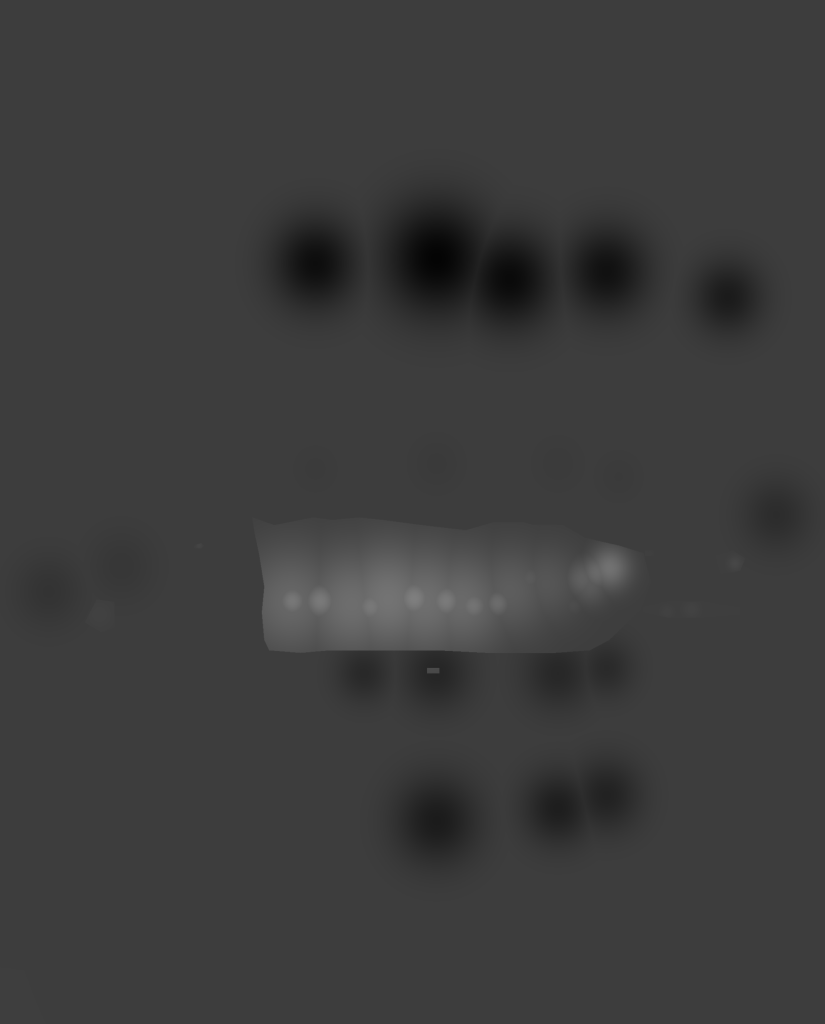
#> input picture PR_Minecraft_World/output/heightmap/puerto_rico_heightmap.png, 1650 x 2048 px (shown at 1/2 size)
$ python preview_heightmap.py
#> lines starting #> are read from the running program, lines starting #| are printed output that depends on the picture
"""
preview_heightmap.py — Render a terrain colourmap preview of the heightmap PNG.

Produces output/heightmap/puerto_rico_preview.png:
  - Terrain colours: ocean → lowland → highland → peak/snow
  - Red dot marking the computed spawn position
  - Elevation legend strip with labels (uses PIL default font only)

Usage:
    python tools/preview_heightmap.py [--verbose]
"""

import argparse
import json
import logging
import sys
from pathlib import Path

import numpy as np
from PIL import Image, ImageDraw, ImageFont

from tools._config import ROOT

log = logging.getLogger(__name__)

HEIGHTMAP = ROOT / "output" / "heightmap" / "puerto_rico_heightmap.png"
META      = ROOT / "output" / "heightmap" / "heightmap_metadata.json"
PREVIEW   = ROOT / "output" / "heightmap" / "puerto_rico_preview.png"

LEGEND_H = 42  # pixels for legend strip below island


# ---------------------------------------------------------------------------
# Colourmap
# ---------------------------------------------------------------------------

def _make_palette() -> list[tuple[int, int, int]]:
    """Return a 256-entry RGB list mapping pixel value → terrain colour."""
    palette: list[tuple[int, int, int]] = []

    def lerp(a: int, b: int, t: float) -> int:
        return int(a + (b - a) * t)

    def blend(c1: tuple, c2: tuple, t: float) -> tuple[int, int, int]:
        return (lerp(c1[0], c2[0], t), lerp(c1[1], c2[1], t), lerp(c1[2], c2[2], t))

    # Colour stops (pixel value → RGB)
    stops = [
        (0,   (10,  40, 180)),   # deep ocean
        (8,   (30,  80, 200)),   # coastal water
        (12,  (195, 225, 145)),  # coastal lowland
        (50,  (120, 195,  80)),  # lowland green
        (110, (180, 160,  70)),  # mid elevation
        (170, (140, 100,  50)),  # highland
        (220, (110,  75,  40)),  # mountain brown
        (240, (200, 200, 210)),  # near-peak
        (255, (255, 255, 255)),  # snow peak
    ]

    for i in range(256):
        # Find the two bracketing stops
        lo_v, lo_c = stops[0]
        hi_v, hi_c = stops[1]
        for j in range(len(stops) - 1):
            if stops[j][0] <= i <= stops[j + 1][0]:
                lo_v, lo_c = stops[j]
                hi_v, hi_c = stops[j + 1]
                break
        span = hi_v - lo_v
        t = (i - lo_v) / span if span > 0 else 0.0
        palette.append(blend(lo_c, hi_c, t))

    return palette


_PALETTE = _make_palette()


def _apply_palette(arr: np.ndarray) -> np.ndarray:
    """Map an H×W uint8 array through the terrain palette → H×W×3 RGB."""
    lut = np.array(_PALETTE, dtype=np.uint8)   # 256 × 3
    return lut[arr]


# ---------------------------------------------------------------------------
# Legend
# ---------------------------------------------------------------------------

def _make_legend(width: int, land_max_m: float) -> Image.Image:
    """Return a legend strip of size (width, LEGEND_H)."""
    legend = Image.new("RGB", (width, LEGEND_H), (235, 235, 235))
    draw = ImageDraw.Draw(legend)
    font = ImageFont.load_default()

    # Gradient bar (top 20 px)
    bar_h = 20
    for x in range(width):
        val = int(x / width * 255)
        r, g, b = _PALETTE[val]
        for y in range(bar_h):
            draw.point((x, y), fill=(r, g, b))

    # Border on bar
    draw.rectangle([0, 0, width - 1, bar_h - 1], outline=(100, 100, 100))

    # Labels below bar
    mid_m = land_max_m / 2
    labels = [
        (4,               f"0 m"),
        (width // 2 - 20, f"{mid_m:.0f} m"),
        (width - 80,      f"{land_max_m:.0f} m (Cerro Punta)"),
    ]
    text_y = bar_h + 4
    for lx, text in labels:
        draw.text((lx, text_y), text, fill=(40, 40, 40), font=font)

    return legend


# ---------------------------------------------------------------------------
# main
# ---------------------------------------------------------------------------

def main() -> None:
    parser = argparse.ArgumentParser(description="Generate terrain preview image.")
    parser.add_argument("--verbose", action="store_true")
    args = parser.parse_args()
    logging.basicConfig(
        level=logging.DEBUG if args.verbose else logging.INFO,
        format="%(levelname)s %(message)s",
    )

    if not HEIGHTMAP.exists():
        log.error("Heightmap not found: %s  —  run build_heightmap.py first.", HEIGHTMAP)
        sys.exit(1)

    # Load metadata for spawn coords and land_max_m
    land_max_m = 1338.0
    spawn_x = spawn_z = None
    if META.exists():
        try:
            meta = json.loads(META.read_text(encoding="utf-8"))
            land_max_m = meta.get("land_max_m", 1338.0)
            spawn_x = meta.get("spawn_x")
            spawn_z = meta.get("spawn_z")
        except Exception as exc:
            log.warning("Could not read metadata: %s", exc)

    log.info("Loading heightmap: %s", HEIGHTMAP)
    img = Image.open(HEIGHTMAP).convert("L")
#> img is the input picture: PIL image 1650x2048 L; min 4, max 127, mean 60.1
    arr = np.array(img)
    w, h = img.size
#> w = 1650; h = 2048

    # Apply terrain colourmap
    log.info("Applying terrain colourmap …")
    rgb_arr = _apply_palette(arr)
#> in _apply_palette, `return lut[arr]`:
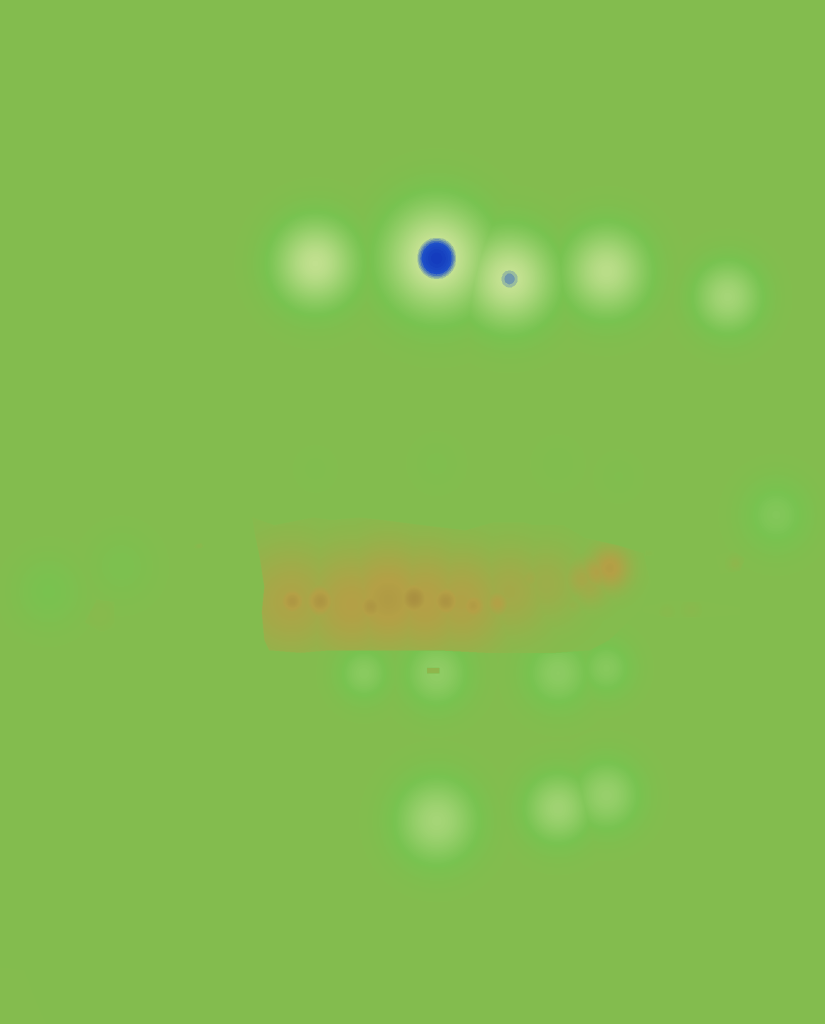
#> returned value: shape (2048, 1650, 3) (shown at 1/2 size); mean of channels 0, 1, 2 132.5, 188.6, 79.6; drawn as R, G, B
    coloured = Image.fromarray(rgb_arr, mode="RGB")

    # Mark spawn point with a red cross
    if spawn_x is not None and spawn_z is not None:
        draw = ImageDraw.Draw(coloured)
        sx, sz = int(spawn_x), int(spawn_z)
        r = 6  # cross arm length
        draw.line([(sx - r, sz), (sx + r, sz)], fill=(255, 30, 30), width=2)
        draw.line([(sx, sz - r), (sx, sz + r)], fill=(255, 30, 30), width=2)
        draw.ellipse([(sx - 3, sz - 3), (sx + 3, sz + 3)], outline=(255, 30, 30), width=1)
        log.info("Spawn marked at pixel (%d, %d)", sx, sz)

    # Build legend and combine
    legend = _make_legend(w, land_max_m)
#> in _make_legend, `legend = Image.new("RGB", (width, LEGEND_H), (235, 235, 235))`: legend: PIL image 1650x42 RGB; every value is 235
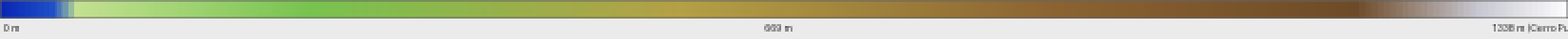
#> legend: PIL image 1650x42 RGB (shown at 1/2 size); mean R, G, B 190.5, 190.7, 165.2
    combined = Image.new("RGB", (w, h + LEGEND_H))
#> combined: PIL image 1650x2090 RGB; every value is 0
    combined.paste(coloured, (0, 0))
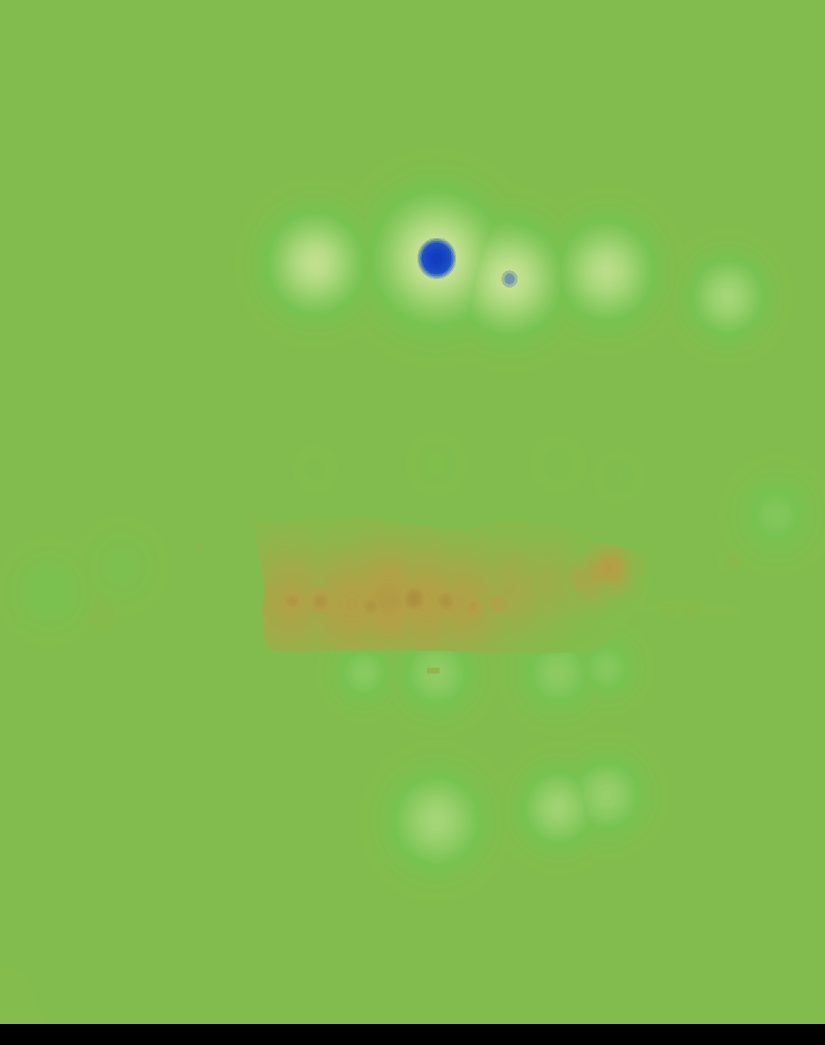
#> combined: PIL image 1650x2090 RGB (shown at 1/2 size); mean R, G, B 129.9, 184.8, 78
    combined.paste(legend,   (0, h))
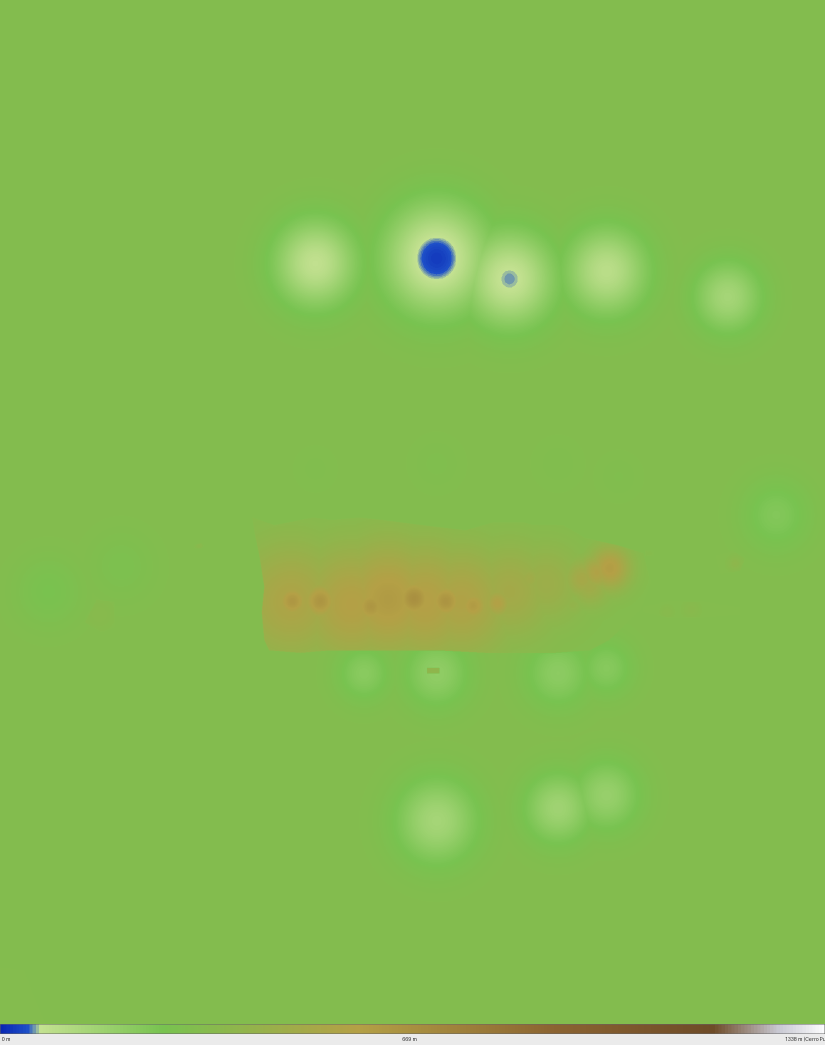
#> combined: PIL image 1650x2090 RGB (shown at 1/2 size); mean R, G, B 133.7, 188.6, 81.3

    combined.save(PREVIEW)
    log.info("Preview saved: %s  (%dx%d)", PREVIEW, combined.width, combined.height)


if __name__ == "__main__":
    main()
